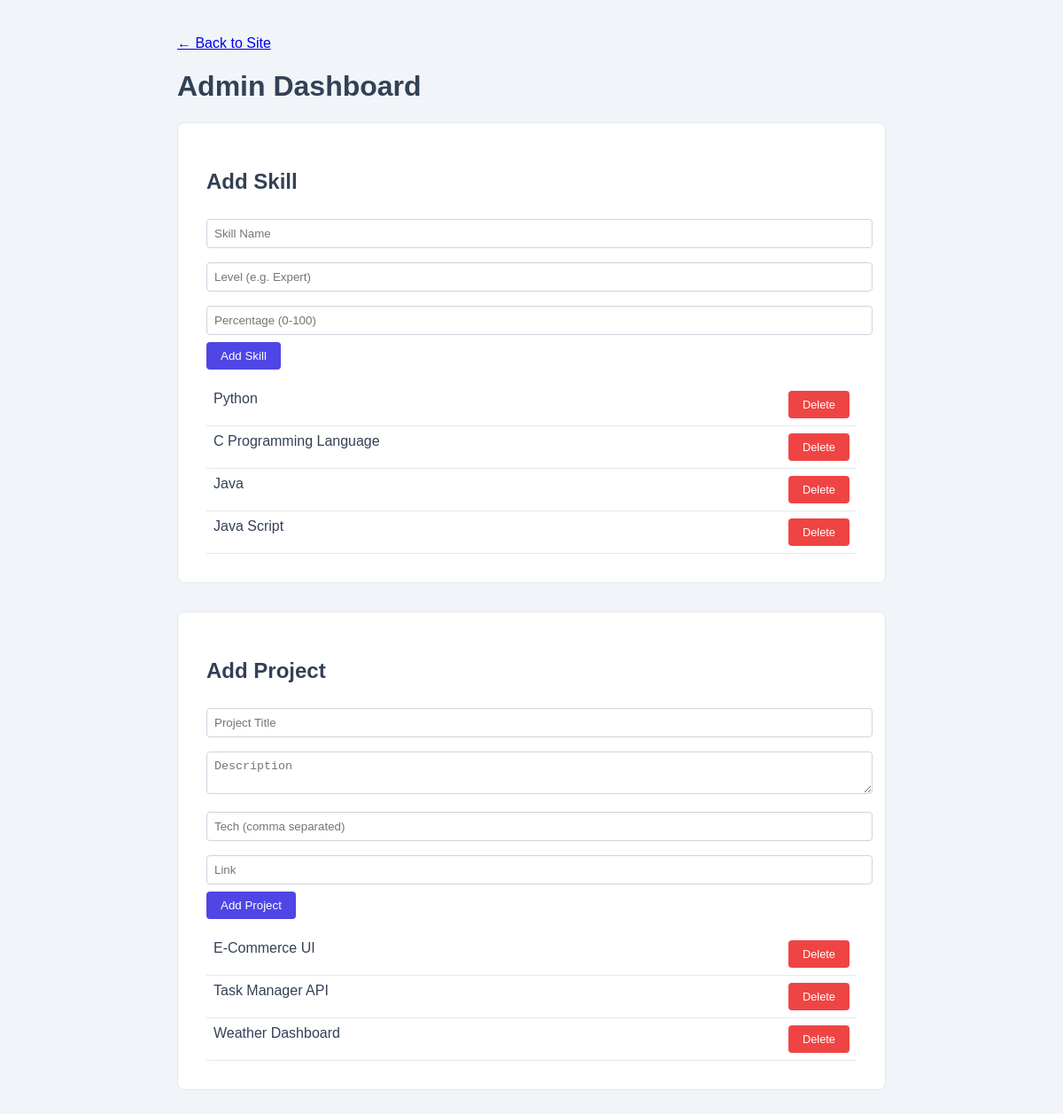
The page /admin on the database its author committed.
### app.py (models this page shows)
class Skill(db.Model):
    id    = db.Column(db.Integer, primary_key=True)
    name  = db.Column(db.String(100), nullable=False)
    level = db.Column(db.String(50),  default='Intermediate')
    fill  = db.Column(db.Integer,     default=70)

class Project(db.Model):
    id    = db.Column(db.Integer,     primary_key=True)
    name  = db.Column(db.String(120), nullable=False)
    desc  = db.Column(db.Text,        nullable=False)
    tech  = db.Column(db.String(200), default='')
    link  = db.Column(db.String(300), default='')

### app.py (the view)
@app.route('/admin')
def admin():
    return render_template('admin_skills.html', skills=Skill.query.all(), projects=Project.query.all())

### templates/admin_skills.html (shortened to what this page needs)
<!DOCTYPE html>
<html lang="en">
<head>
</head>
<body>
    <div class="container">
        <a href="/">← Back to Site</a>
        <h1>Admin Dashboard</h1>
        <div class="form-section">
            <h2>Add Skill</h2>
            <form action="/admin/add/skill" method="POST">
                <input type="text" name="name" placeholder="Skill Name" required>
                <input type="text" name="level" placeholder="Level (e.g. Expert)">
                <input type="number" name="fill" placeholder="Percentage (0-100)" required>
                <button type="submit">Add Skill</button>
            </form>
            <div style="margin-top: 1rem;">
                {% for s in skills %}
                <div class="item">{{ s.name }} <form action="/admin/delete/skill/{{s.id}}" method="POST"><button class="del-btn">Delete</button></form></div>
                {% endfor %}
            </div>
        </div>
        <div class="form-section">
            <h2>Add Project</h2>
            <form action="/admin/add/project" method="POST">
                <input type="text" name="name" placeholder="Project Title" required>
                <textarea name="desc" placeholder="Description"></textarea>
                <input type="text" name="tech" placeholder="Tech (comma separated)">
                <input type="text" name="link" placeholder="Link">
                <button type="submit">Add Project</button>
            </form>
            <div style="margin-top: 1rem;">
                {% for p in projects %}
                <div class="item">{{ p.name }} <form action="/admin/delete/project/{{p.id}}" method="POST"><button class="del-btn">Delete</button></form></div>
                {% endfor %}
            </div>
        </div>
    </div>
</body>
</html>

### templates/admin_skills.html (style rules this page uses)
body { font-family: sans-serif; padding: 2rem; background: #f1f5f9; color: #334155; }
.container { max-width: 800px; margin: 0 auto; }
.form-section { background: white; padding: 2rem; border-radius: 8px; margin-bottom: 2rem; border: 1px solid #e2e8f0; }
input, textarea, select { width: 100%; padding: 0.5rem; margin: 0.5rem 0; border: 1px solid #cbd5e1; border-radius: 4px; }
button { background: #4f46e5; color: white; border: none; padding: 0.5rem 1rem; border-radius: 4px; cursor: pointer; }
.item { display: flex; justify-content: space-between; padding: 0.5rem; border-bottom: 1px solid #e2e8f0; }
.del-btn { background: #ef4444; font-size: 0.8rem; }

### rows shown on the page
Skill: name "Python"
Skill: name "C Programming Language"
Skill: name "Java"
Skill: name "Java Script"
Project: name "E-Commerce UI"
Project: name "Task Manager API"
Project: name "Weather Dashboard"
